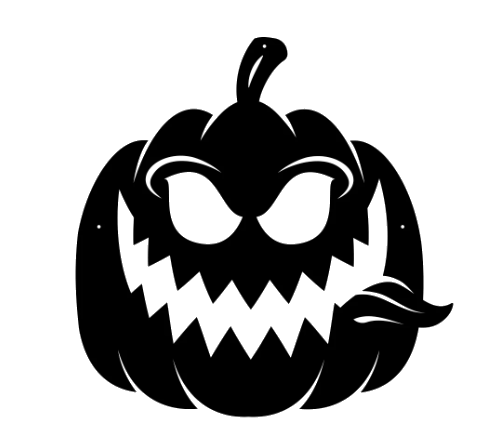
#> input picture images/pumpkin.png, 486 x 437 px
$ python halloween.py
#> lines starting #> are read from the running program, lines starting #| are printed output that depends on the picture; after the words box and inside, x2 and y2 are one past the last pixel; in counts of white or black regions, pixels touching at a corner belong together
#Daedalus Hackathon - Sudiptto Biswas
# Halloween hackathon

import matplotlib.pyplot as plt
import numpy as np
import random
from scipy.ndimage import zoom

img_name = input("Enter image name: ")
#> the answer given: images/pumpkin.png

ca = plt.imread(img_name)
#> ca is the input picture: shape (437, 486, 4) float32; mean R, G, B, A 0.016, 0.016, 0.016, 0.337
t = 0.50

""""
Psuedocode / Process

1) Set up the matplotlib.pyplot and numpy configs like in the lectures (Done)
     Sidenote: Had to get scipy library in order to resize (Learn via stack overflow: https://stackoverflow.com/questions/16276349/resizing-an-image-in-python)
2) Use the code for counting each pixel that is white (Done)
3) Modify the code to change the pixel shade based on the color of each pixel (Done)
4)Using the random library set up random creepy texts through out the screen for each pixel (Done)
5) Make an overlay somewhere (Partially done, going to create an overlay on the right)
"""


# Create a transparent image with the same dimensions as the main image
#overlay = np.zeros_like(ca)


# Get number of rows and columns
rows = ca.shape[0]
#> rows = 437
columns = ca.shape[1]
#> columns = 486

# make list
creepy_phrases = ["Don't turn around", "Look behind you", ':)', "Shut the door:)", "Do you hear me?", "Is this you!?"]
for i in range(ca.shape[0]): # rows
     for j in range(ca.shape[1]): # columns
          #Check if red, green, and blue are > t:
          if (ca[i,j,0] < t) and (ca[i,j,1] < t) and (ca[i,j,2] < t): # under a 0.5 intensity, so it's looking for the black
               ca[i,j,1:3] = 0
          if (ca[i,j,0] > t) and (ca[i,j,1] > t) and (ca[i,j,2] > t): # also lighter intensity
               ca[i,j,1:3] = 0
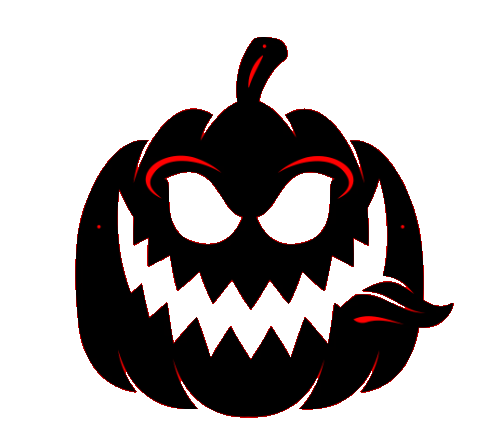
#> ca: shape (437, 486, 4) float32; 6.43% of pixels changed, all inside (x1, y1, x2, y2) = (75, 37, 454, 418); transparent parts drawn white


pumpkin = plt.imread('images/pumpkin.png')
#print(type(pumpkin.shape[0]))
#print(pumpkin.shape[1] / 2)

# 10% of original size
overlay_height = int(rows * 0.1)
#> overlay_height = 43
overlay_width = int(columns * 0.1)
#> overlay_width = 48

#pumpkin = plt.resize(pumpkin, (overlay_height, overlay_width))

# Resize the pumpkin image using scipy.ndimage.zoom
pumpkin = zoom(pumpkin, (overlay_height / pumpkin.shape[0], overlay_width / pumpkin.shape[1], 1))
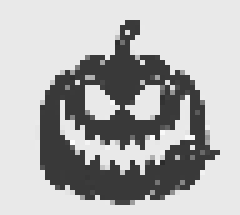
#> pumpkin: shape (43, 48, 4) float32 (shown 5 times larger); mean R, G, B, A 0.0132, 0.0132, 0.0132, 0.325; transparent parts drawn white

# set top left coordinates
topLeft_x = 0
topLeft_y = 0

ca[topLeft_y:topLeft_y + overlay_height, topLeft_x:topLeft_x + overlay_width] = pumpkin
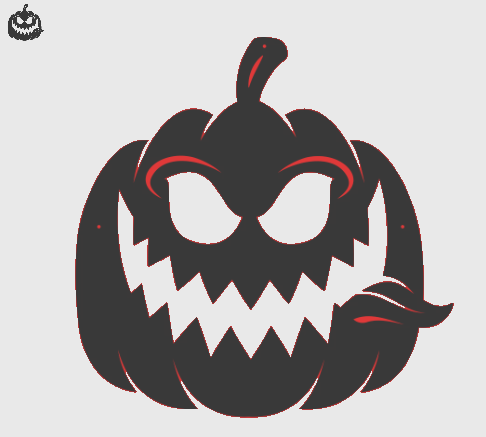
#> ca: shape (437, 486, 4) float32; 0.75% of pixels changed, all inside (x1, y1, x2, y2) = (1, 0, 47, 43); transparent parts drawn white

# Add the text "Look behind you"
plt.text(rows/4, columns/2, random.choice(creepy_phrases), color='white', fontsize=23, fontweight='bold')
plt.text(rows/4, columns/6, random.choice(creepy_phrases), color='white', fontsize=23, fontweight='bold')


plt.imshow(ca)
plt.show()
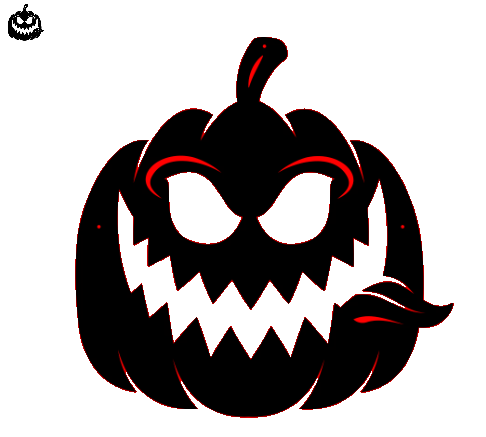
#> shown: shape (437, 486, 4) float32; mean R, G, B, A 0.0161, 0.000137, 0.000137, 0.34; transparent parts drawn white
